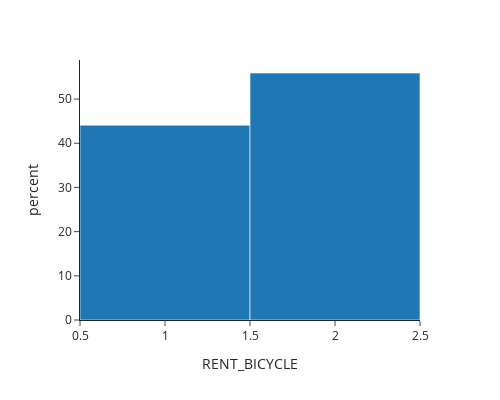

Notebook code for this chart:
### Markdown cell above
For egress distance between 0.5 to 1 km, the share of commuters opting for egress only is 56%. (N=127)

### Code cell
df2=df.loc[(df['EGRESS_DIS_B'] ==2)]
df2=df2.loc[(df2['RENT_BICYCLE']==1) | (df2['RENT_BICYCLE']==2)]
print(df2.shape)
px.histogram(data_frame=df2,x='RENT_BICYCLE',histnorm='percent',width=500, height=400, template="simple_white",category_orders={"RENT_BICYCLE":["Access only","Egress only"]})

### Figure 1 — Plotly figure (JSON) as saved in the notebook; plotly's stock layout.template omitted (floating-point values rounded to 4 significant figures)
{"data": [{"alignmentgroup": "True", "bingroup": "x", "histnorm": "percent", "hovertemplate": "RENT_BICYCLE=%{x}<br>percent=%{y}<extra></extra>", "legendgroup": "", "marker": {"color": "#1F77B4", "pattern": {"shape": ""}}, "name": "", "offsetgroup": "", "orientation": "v", "showlegend": false, "type": "histogram", "x": [1, 1, 2, 1, 1, 2, 1, 1, 2, 1, 2, 2, 1, 2, 1, 2, 2, 1, 1, 2, 2, 1, 2, 2, 1, 1, 1, 1, 1, 1, 1, 2, 1, 1, 2, 2, 2, 2, 2, 1, 2, 2, 1, 2, 2, 2, 2, 2, 2, 1, 1, 2, 1, 1, 2, 1, 2, 1, 2, 1, 2, 2, 2, 1, 2, 2, 2, 2, 1, 2, 1, 2, 1, 2, 2, 2, 2, 2, 2, 1, 2, 1, 2, 2, 1, 2, 2, 1, 2, 1, 2, 2, 1, 1, 1, 1, 2, 2, 1, 1, 2, 1, 1, 2, 2, 2, 1, 2, 2, 1, 1, 1, 1, 1, 2, 2, 2, 1, 2, 2, 2, 2, 2, 1, 2, 1, 2], "xaxis": "x", "yaxis": "y"}], "layout": {"barmode": "relative", "height": 400, "legend": {"tracegroupgap": 0}, "margin": {"t": 60}, "width": 500, "xaxis": {"anchor": "y", "categoryarray": ["Access only", "Egress only"], "categoryorder": "array", "domain": [0, 1], "title": {"text": "RENT_BICYCLE"}}, "yaxis": {"anchor": "x", "domain": [0, 1], "title": {"text": "percent"}}}}
